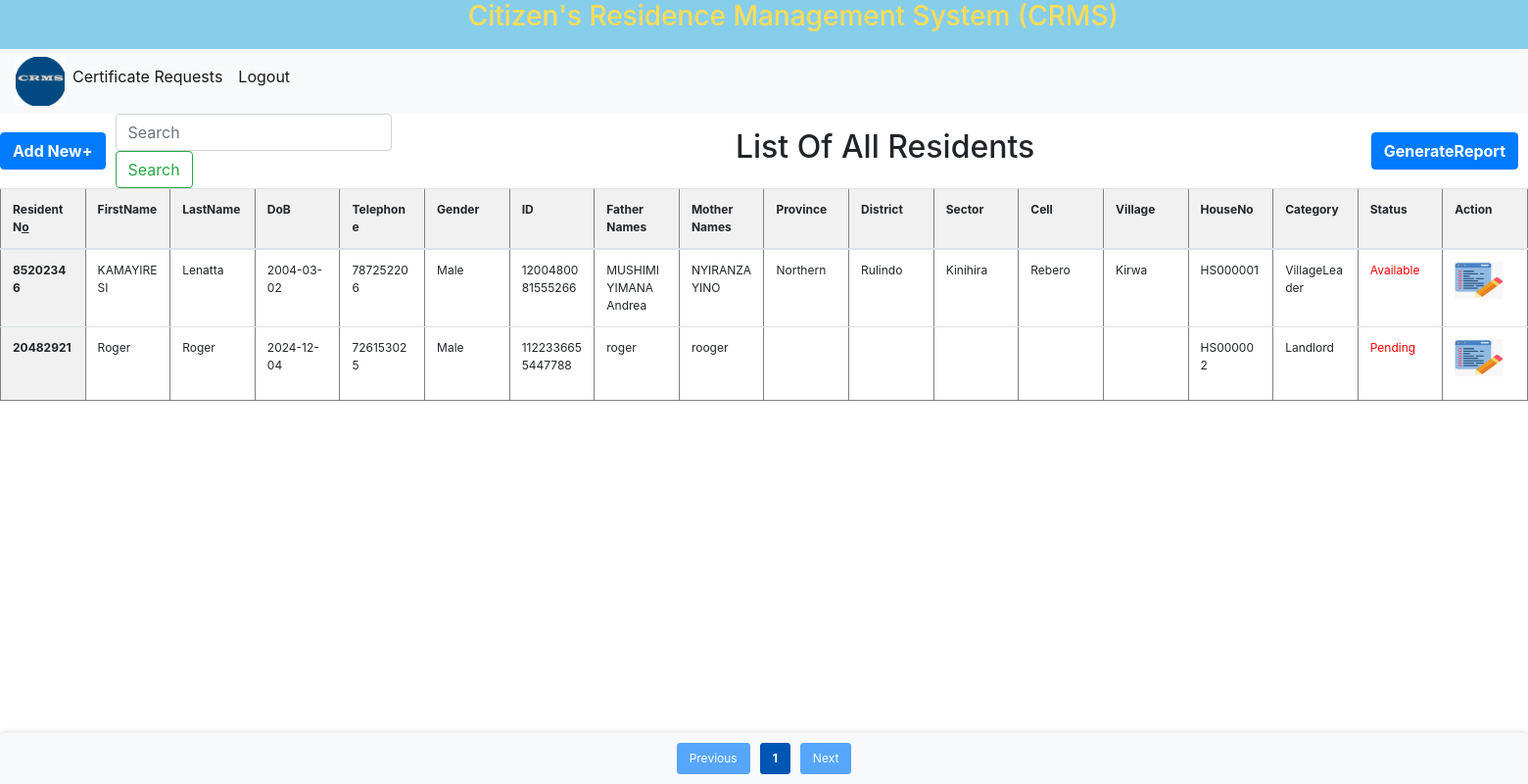
Before: /Resident.php (signed in) with the older database file.
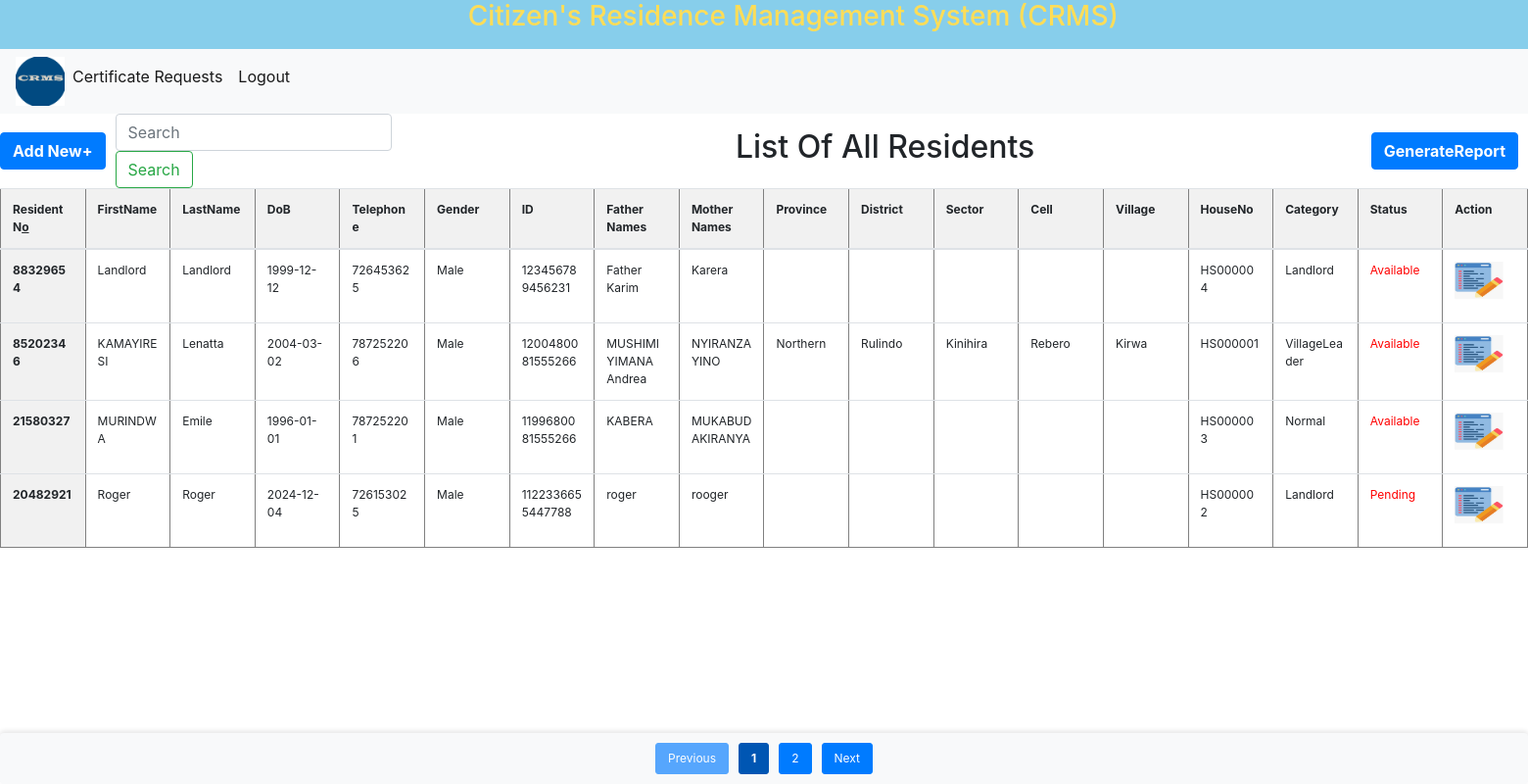
After: the same page with the newer database file.
### tables this page shows
CREATE TABLE `resident` (
  `Identifier` varchar(8) DEFAULT NULL,
  `Firstname` varchar(20) DEFAULT NULL,
  `Lastname` varchar(20) DEFAULT NULL,
  `DoB` date DEFAULT NULL,
  `Telephone` varchar(10) DEFAULT NULL,
  `Gender` varchar(6) DEFAULT NULL,
  `ID` bigint DEFAULT NULL,
  `FatherNames` varchar(20) DEFAULT NULL,
  `MotherNames` varchar(20) DEFAULT NULL,
  `Province` varchar(20) DEFAULT NULL,
  `District` varchar(20) DEFAULT NULL,
  `Sector` varchar(20) DEFAULT NULL,
  `Cell` varchar(20) DEFAULT NULL,
  `Village` varchar(20) DEFAULT NULL,
  `Citizen_Category` varchar(20) DEFAULT NULL,
  `HouseNo` varchar(30) DEFAULT NULL,
  `Password` varchar(255) DEFAULT '',
  `Status` varchar(9) DEFAULT NULL,
  `RegDate` datetime DEFAULT CURRENT_TIMESTAMP
);

### Resident.php (the view, shortened to what the changed rows need)
<!DOCTYPE html>
<html lang="en">
<head>
    <link rel="stylesheet" href="bootstrap/bootstrap.css">
    <link rel="stylesheet" href="css/style.css">
</head>
<body>
<?php
$conn = new mysqli('localhost', 'super', '', 'crms');
$records_per_page = 5;
$page = isset($_GET['page']) ? (int)$_GET['page'] : 1;
$offset = ($page - 1) * $records_per_page;
$search_query = isset($_GET['search']) ? $conn->real_escape_string($_GET['search']) : '';
$sql = "SELECT Identifier, Firstname, Lastname, DoB, Telephone, Gender, ID, FatherNames, MotherNames, Province, District, Sector, Cell, Village, Citizen_Category, HouseNo, Status, RegDate
        FROM resident
        WHERE HouseNo IS NOT NULL
        AND CONCAT_WS(' ', Firstname, Lastname, DoB, Telephone, Gender, ID, FatherNames, MotherNames, Province, District, Sector, Cell, Village, Citizen_Category, HouseNo, Status, RegDate) LIKE ?
        ORDER BY Identifier DESC
        LIMIT ? OFFSET ?";
$stmt = $conn->prepare($sql);
$search_param = "%$search_query%";
$stmt->bind_param("sii", $search_param, $records_per_page, $offset);
$stmt->execute();
$result = $stmt->get_result();
$total_sql = "SELECT COUNT(*) as total FROM resident WHERE CONCAT_WS(' ', Firstname, Lastname, ID, FatherNames, MotherNames, Province, District, Sector, Cell, Village, citizen_category, HouseNo, Status,RegDate) LIKE ?";
$total_stmt = $conn->prepare($total_sql);
$total_stmt->bind_param("s", $search_param);
$total_stmt->execute();
$total_result = $total_stmt->get_result();
$total_row = $total_result->fetch_assoc();
$total_records = $total_row['total'];
$total_pages = ceil($total_records / $records_per_page);
if ($result->num_rows > 0) {
    echo "<div class='table-container'>";
    echo "<table border='1' class='table table-striped' style='min-width: 60%; >";
    echo "<thead>";
    echo "<tr>
            <th colspan='16' style='text-align: left; background-color: #f8f9fa;'>
                <div style='display: flex; align-items: center;'>
                    <div style='margin-right: 10px;'>
                        <a class='small' href='addResident.php'>
                            <button class='btn btn-primary'><b>Add New+</b></button>
                        </a>
                    </div>
                    <div style='margin-right: 8px;'>
                        <form class='form-inline my-2 my-lg-0' method='GET' action=''>
                            <input class='form-control mr-sm-2' type='search' name='search' placeholder='Search' aria-label='Search' value='" . htmlspecialchars($search_query) . "'>
                            <button class='btn btn-outline-success my-2 my-sm-0' type='submit'>Search</button>
                        </form>
                    </div>
                    <div style='flex: 1; text-align: center; font-size: 24px;'>
                            <h2 class='text-center'>List Of All Residents</h2>
                        </div>
                     <div style='margin-right: 10px;'>
                        <a class='small' href='ReportGeneration.php'>
                            <button class='btn btn-primary'><b>GenerateReport</b></button>
                        </a>
                    </div>
                </div>
            </th>
          </tr>";
    echo "<tr>
            <th scope='col'>Resident   N<u>o</u></th>
            <th scope='col'>FirstName</th>
            <th scope='col'>LastName</th>
            <th scope='col'>DoB</th>
            <th scope='col'>Telephone</th>
            <th scope='col'>Gender</th>
            <th scope='col'>ID</th>
            <th scope='col'>Father    Names</th>
            <th scope='col'>Mother    Names</th>
            <th scope='col'>Province</th>
            <th scope='col'>District</th>
            <th scope='col'>Sector</th>
            <th scope='col'>Cell</th>
            <th scope='col'>Village</th>
            <th scope='col'>HouseNo</th>
            <th scope='col'>Category</th>
            <th scope='col'>Status</th>
            <th scope='col'>Action</th>
          </tr>";
    echo "<tbody>";
    while ($row = $result->fetch_assoc()) {
        echo "<tr>
                <th>" . htmlspecialchars($row["Identifier"]) . "</th>
                <td>" . htmlspecialchars($row["Firstname"]) . "</td>
                <td>" . htmlspecialchars($row["Lastname"]) . "</td>
                <td>" . htmlspecialchars($row["DoB"]) . "</td>
                <td>" . htmlspecialchars($row["Telephone"]) . "</td>
                <td>" . htmlspecialchars($row["Gender"]) . "</td>
                <td>" . htmlspecialchars($row["ID"]) . "</td>
                <td>" . htmlspecialchars($row["FatherNames"]) . "</td>
                <td>" . htmlspecialchars($row["MotherNames"]) . "</td>
                <td>" . htmlspecialchars($row["Province"]) . "</td>
                <td>" . htmlspecialchars($row["District"]) . "</td>
                <td>" . htmlspecialchars($row["Sector"]) . "</td>
                <td>" . htmlspecialchars($row["Cell"]) . "</td>
                <td>" . htmlspecialchars($row["Village"]) . "</td>
                <td>" . htmlspecialchars($row["HouseNo"]) . "</td>
                <td>" . htmlspecialchars($row["Citizen_Category"]) . "</td>
                <td style='color: red;'>" . htmlspecialchars($row["Status"]) . "</td>
                <td><a href='updateResident.php?identifier=" . htmlspecialchars($row["Identifier"]) . "' style='color: red;'><img src='images/edit.jpg' width='50px' height='50px'></a></td>
              </tr>";
    }
    echo "</tbody>";
    echo "</table>";
    echo "</div>";
    echo "<div class='pagination'>";
    if ($page > 1) {
        echo "<a href='?page=" . ($page - 1) . "&search=" . urlencode($search_query) . "' class='btn btn-primary' style='background-color: #007bff; border-color: #007bff;'>Previous</a>";
    } else {
        echo "<span class='btn btn-primary disabled'>Previous</span>";
    }
    for ($i = 1; $i <= $total_pages; $i++) {
        if ($i == $page) {
            echo "<span class='current'>$i</span>";
        } else {
            echo "<a href='?page=$i&search=" . urlencode($search_query) . "'>$i</a>";
        }
    }
    if ($page < $total_pages) {
        echo "<a href='?page=" . ($page + 1) . "&search=" . urlencode($search_query) . "' class='btn btn-primary' style='background-color: #007bff; border-color: #007bff;'>Next</a>";
    } else {
        echo "<span class='btn btn-primary disabled'>Next</span>";
    }
    echo "</div>";
}
?>
</body>
</html>

Changed rows visible on the page:
added resident: Identifier "88329654", Firstname "Landlord", Lastname "Landlord", DoB "1999-12-12", Telephone "726453625", Gender "Male", ID "123456789456231", FatherNames "Father Karim", MotherNames "Karera", HouseNo "HS000004", Citizen_Category "Landlord", Status "Available"
added resident: Identifier "21580327", Firstname "MURINDWA", Lastname "Emile", DoB "1996-01-01", Telephone "787252201", Gender "Male", ID "1199680081555266", FatherNames "KABERA", MotherNames "MUKABUDAKIRANYA", HouseNo "HS000003", Citizen_Category "Normal", Status "Available"
Other visible differences:
new list line: "2"
